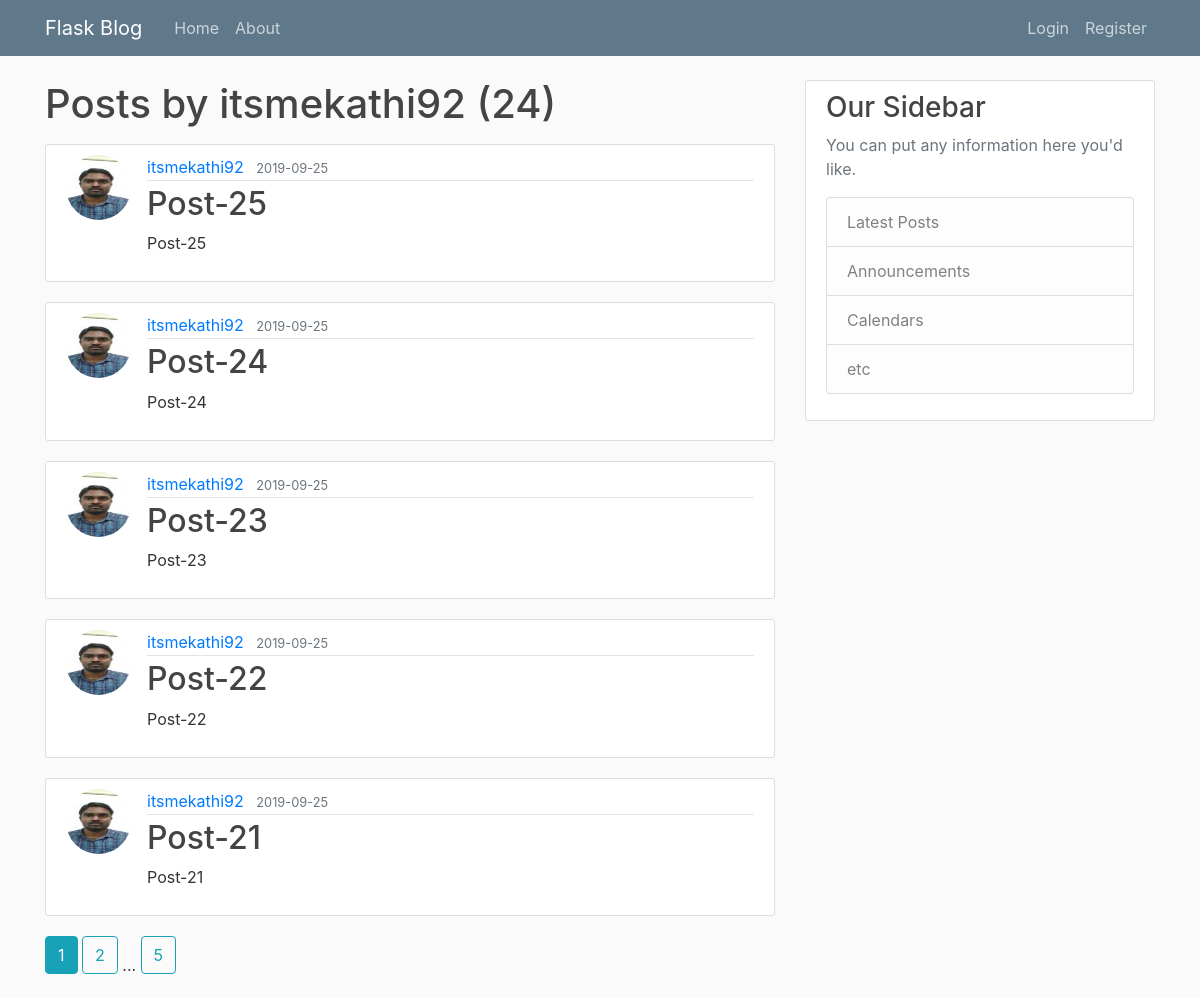
The page /user/itsmekathi92 on the database as committed earlier.
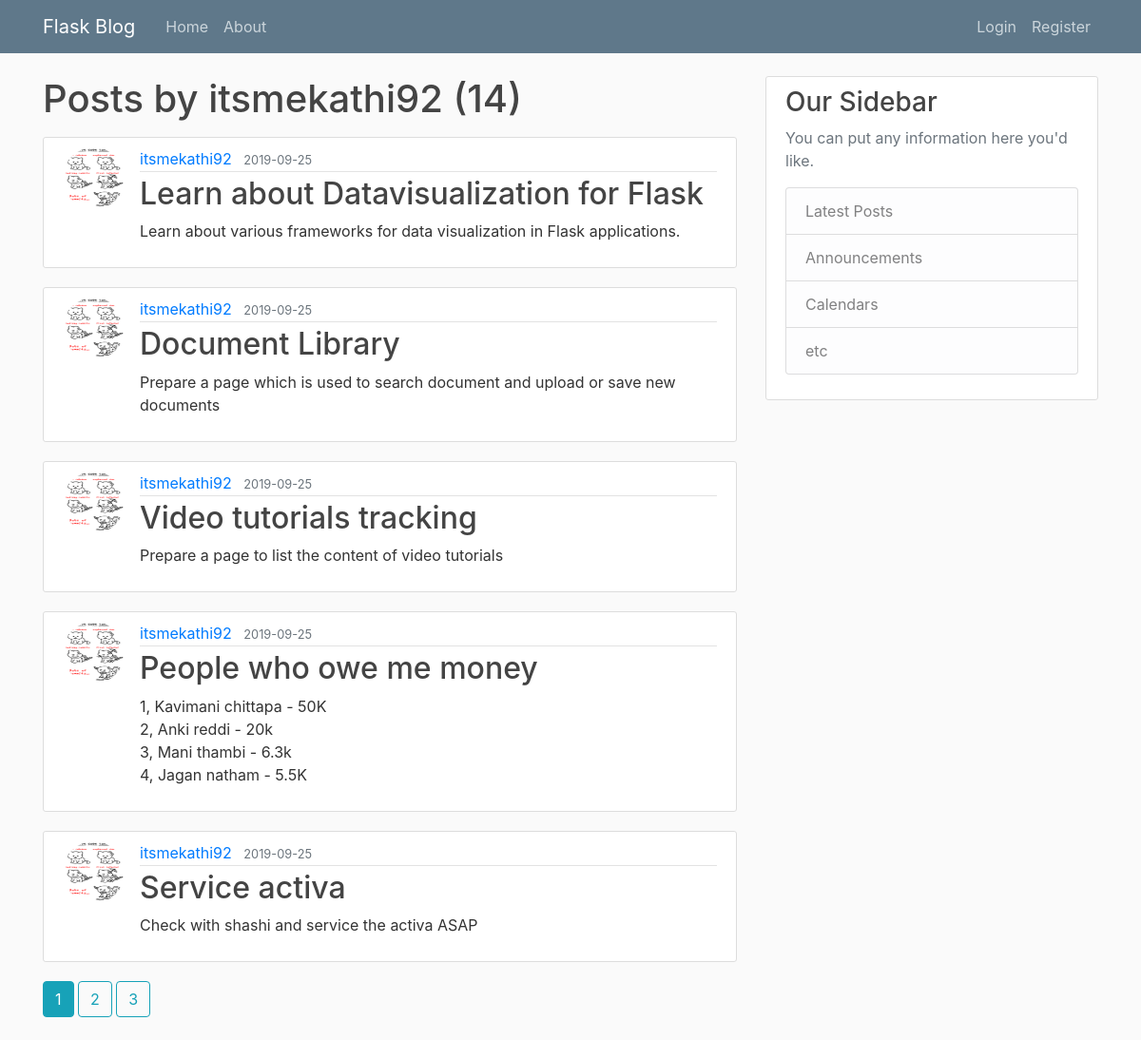
The same page on the database as committed later.
### flaskblog/models.py (models this page shows, shortened)
class Post(db.Model):
    id = db.Column(db.Integer, primary_key=True)
    title = db.Column(db.String(100), nullable=False)
    date_posted = db.Column(db.DateTime, nullable=False,
                            default=datetime.utcnow)
    content = db.Column(db.Text, nullable=False)
    user_id = db.Column(db.Integer, db.ForeignKey('user.id'), nullable=False)

class User(db.Model, UserMixin):
    id = db.Column(db.Integer, primary_key=True)
    username = db.Column(db.String(20), unique=True, nullable=False)
    email = db.Column(db.String(120), unique=True, nullable=False)
    image_file = db.Column(db.String(20), nullable=False,
                           default='default.jpg')
    password = db.Column(db.String(60), nullable=False)
    posts = db.relationship('Post', backref='author', lazy=True)

### flaskblog/users/routes.py (the view)
@users.route('/user/<string:username>')
def user_posts(username):
    page = request.args.get('page', 1, type=int)
    user = User.query.filter_by(username=username).first_or_404()
    posts = Post.query.filter_by(author=user)\
        .order_by(Post.date_posted.desc())\
        .paginate(page=page, per_page=5)
    return render_template('user_posts.html', posts=posts, user=user)

### flaskblog/templates/user_posts.html
{% extends "layout.html" %}
{% block content %}
<h1 class="mb-3">Posts by {{ user.username }} ({{posts.total}})</h1>
{% for post in posts.items %}
<article class="media content-section">
    <img src="{{ url_for('static', filename='profile_pics/' + post.author.image_file) }}" class="rounded-circle article-img">
    <div class="media-body">
        <div class="article-metadata">
            <a class="mr-2" href="{{ url_for('users.user_posts', username=post.author.username)}}">{{ post.author.username }}</a>
            <small class="text-muted">{{ post.date_posted.strftime('%Y-%m-%d') }}</small>
        </div>
        <h2><a class="article-title" href="{{ url_for('posts.post', post_id=post.id)}}">{{ post.title }}</a></h2>
        <p class="article-content">{{ post.content }}</p>
    </div>
</article>
{% endfor %}
{% for page_num in posts.iter_pages(left_edge=1, right_edge=1, left_current=1, right_current=2) %}
    {% if page_num %}
        {% if posts.page == page_num %}
        <a class="btn btn-info mb-4" href="{{ url_for('users.user_posts', page=page_num, username=user.username)}}">{{ page_num }}</a>
        {% else %}
            <a class="btn btn-outline-info mb-4" href="{{ url_for('users.user_posts', page=page_num, username=user.username)}}">{{ page_num }}</a>
        {% endif %}
    {% else %}
        ...
    {% endif %}
{% endfor%}
{% endblock content%}

Rows that differ between the two databases and show on the page:
removed Post: image_file (picture), author.username "itsmekathi92", date_posted "2019-09-25", title "Post-25", content "Post-25"
removed Post: image_file (picture), author.username "itsmekathi92", date_posted "2019-09-25", title "Post-24", content "Post-24"
removed Post: image_file (picture), author.username "itsmekathi92", date_posted "2019-09-25", title "Post-23", content "Post-23"
removed Post: image_file (picture), author.username "itsmekathi92", date_posted "2019-09-25", title "Post-22", content "Post-22"
removed Post: image_file (picture), author.username "itsmekathi92", date_posted "2019-09-25", title "Post-21", content "Post-21"
now on this page (row unchanged): Post: image_file (picture), author.username "itsmekathi92", date_posted "2019-09-25", title "Learn about Datavisualization for Flask", content "Learn about various frameworks for data visualization in Flask applications."
now on this page (row unchanged): Post: image_file (picture), author.username "itsmekathi92", date_posted "2019-09-25", title "Document Library", content "Prepare a page which is used to search document and upload or save new documents"
now on this page (row unchanged): Post: image_file (picture), author.username "itsmekathi92", date_posted "2019-09-25", title "Video tutorials tracking", content "Prepare a page to list the content of video tutorials"
now on this page (row unchanged): Post: image_file (picture), author.username "itsmekathi92", date_posted "2019-09-25", title "People who owe me money", content "1, Kavimani chittapa - 50K 2, Anki reddi - 20k 3, Mani thambi - 6.3k 4, Jagan natham - 5.5K"
now on this page (row unchanged): Post: image_file (picture), author.username "itsmekathi92", date_posted "2019-09-25", title "Service activa", content "Check with shashi and service the activa ASAP"
Other text that changed with them:
{{ posts.total }}: "24" → "14"
new list line: "3"
list line gone: "5"
